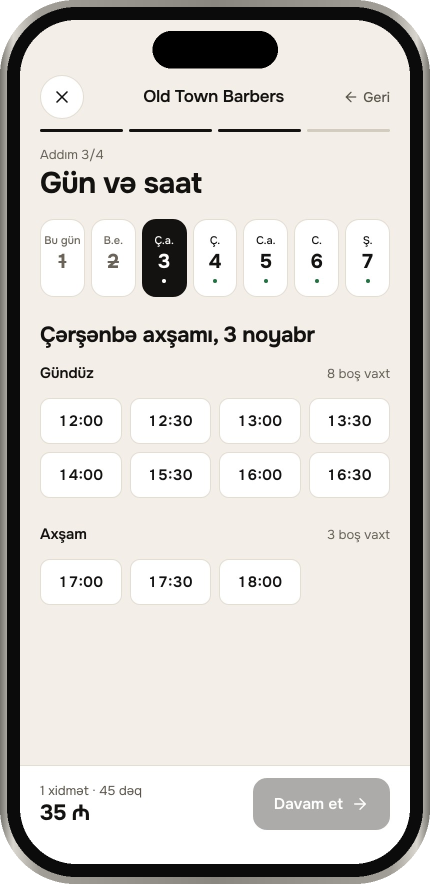
#> input picture deck/export/phones/book.png, 860 x 1768 px, given in place of _browse.jpg, which was not available (shown at 1/2 size)
$ python phones.py
#> lines starting #> are read from the running program, lines starting #| are printed output that depends on the picture; after the words box and inside, x2 and y2 are one past the last pixel; in counts of white or black regions, pixels touching at a corner belong together; pictures that were not available may be replaced by others from this repository, and a replacement may not be noted
"""Phone mockups (transparent PNG) of the app screens, for the PowerPoint.
python3 deck/scripts/phones.py  ->  deck/export/phones/<name>.png
"""
import pathlib, subprocess
from PIL import Image, ImageDraw

ROOT = pathlib.Path(__file__).resolve().parents[1]
OUT = ROOT / 'export' / 'phones'
OUT.mkdir(parents=True, exist_ok=True)
SCREENS = ROOT / 'public' / 'screens'
VIDEO = ROOT / 'public' / 'video'

def rounded(size, r):
    m = Image.new('L', size, 0)
    ImageDraw.Draw(m).rounded_rectangle([0, 0, size[0] - 1, size[1] - 1], r, fill=255)
    return m

def phone(screen: Image.Image, name: str):
#> called with name = 'rec-browse'
    sw, sh = 780, 1688
#> sw = 780; sh = 1688
    screen = screen.convert('RGB').resize((sw, sh))
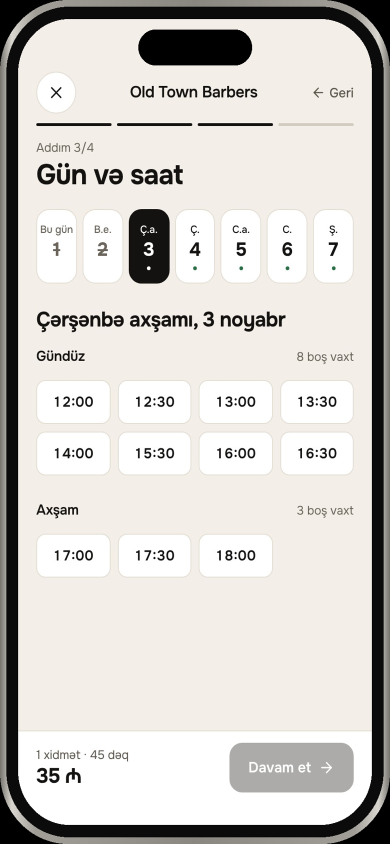
#> screen: PIL image 780x1688 RGB (shown at 1/2 size); mean R, G, B 207.9, 204.9, 201
    edge, bezel = 14, 26
    W, H = sw + 2 * (edge + bezel), sh + 2 * (edge + bezel)
#> W = 860; H = 1768
    img = Image.new('RGBA', (W, H), (0, 0, 0, 0))
#> img: PIL image 860x1768 RGBA; every value is 0
    # Titanium edge: a horizontal metallic gradient.
    metal = Image.new('RGBA', (W, H))
    stops = [(0, (119, 117, 111)), (0.03, (217, 214, 207)), (0.09, (161, 158, 151)), (0.5, (138, 135, 128)), (0.91, (161, 158, 151)), (0.97, (217, 214, 207)), (1, (119, 117, 111))]
    px = metal.load()
    for x in range(W):
        t = x / (W - 1)
        for (a, ca), (b, cb) in zip(stops, stops[1:]):
            if a <= t <= b:
                k = (t - a) / (b - a)
                c = tuple(round(ca[i] + (cb[i] - ca[i]) * k) for i in range(3))
                break
        for y in range(H):
            px[x, y] = (*c, 255)
#> this loop made 860 passes
#> t on passes 1 to 3: 0, 0.00116, 0.00233
    img.paste(metal, (0, 0), rounded((W, H), 150))
#> in rounded, `m = Image.new('L', size, 0)`: m: PIL image 860x1768 L; every value is 0
#> in rounded, `ImageDraw.Draw(m).rounded_rectangle([0, 0, size[0] - 1, size[1] - 1], ..`:
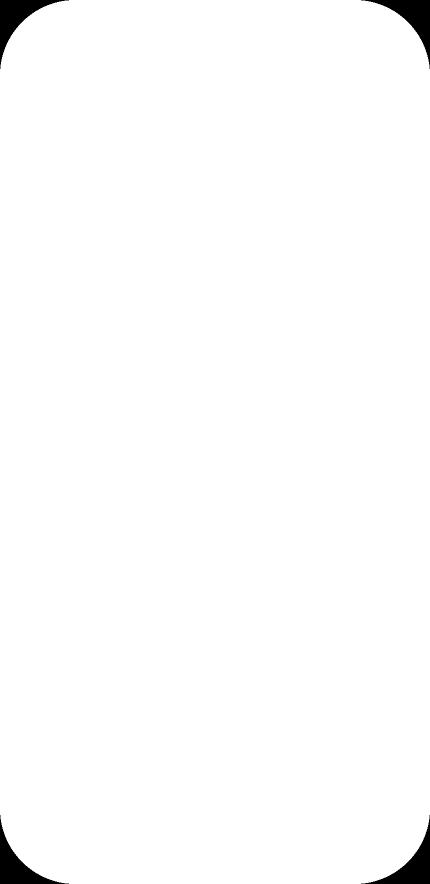
#> m: PIL image 860x1768 L (shown at 1/2 size); 98.7% white; 4 black regions, box (x1, y1, x2, y2) and area: (0, 0, 138, 138) 4868, (722, 0, 860, 138) 4868, (0, 1630, 138, 1768) 4868, (722, 1630, 860, 1768) 4868
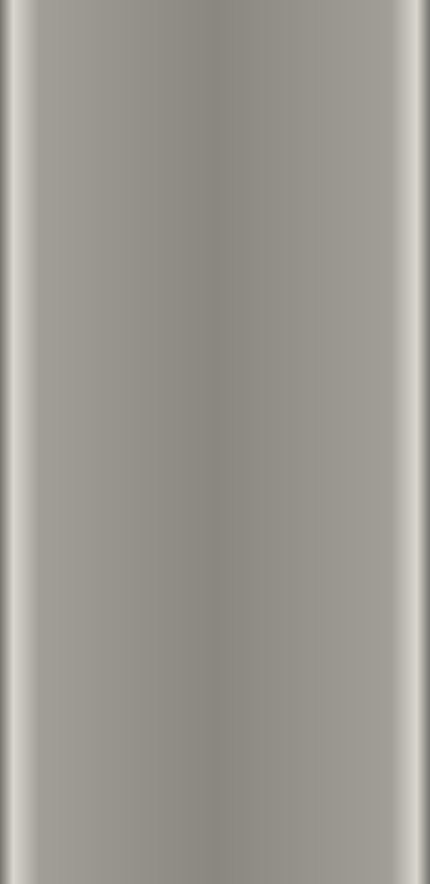
#> metal: PIL image 860x1768 RGBA (shown at 1/2 size); mean R, G, B, A 155.3, 152.3, 145.4, 255
    black = Image.new('RGBA', (W - 2 * edge, H - 2 * edge), (11, 11, 11, 255))
    img.paste(black, (edge, edge), rounded(black.size, 138))
#> in rounded (call 2), `m = Image.new('L', size, 0)`: m: PIL image 832x1740 L; every value is 0
#> in rounded (call 2), `ImageDraw.Draw(m).rounded_rectangle([0, 0, size[0] - 1, size[1] - 1], ..`: m: PIL image 832x1740 L; 98.9% white; 4 black regions, box (x1, y1, x2, y2) and area: (0, 0, 127, 127) 4129, (705, 0, 832, 127) 4129, (0, 1613, 127, 1740) 4129, (705, 1613, 832, 1740) 4129
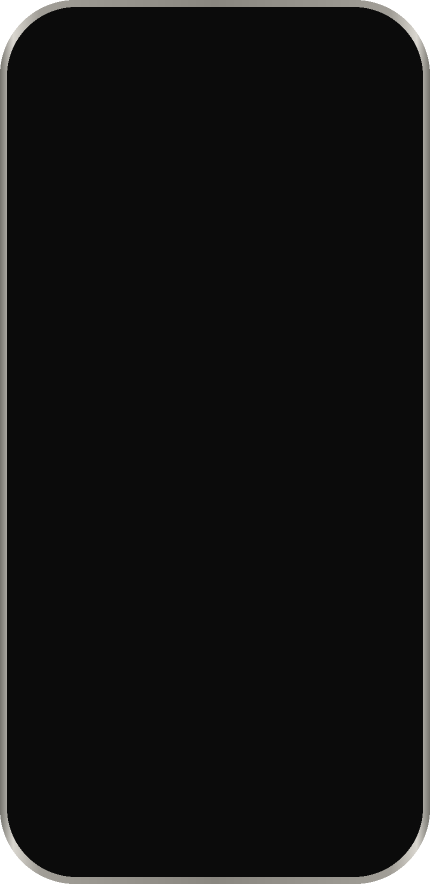
#> img: PIL image 860x1768 RGBA (shown at 1/2 size); mean R, G, B, A 17.2, 17.1, 16.8, 251.7; transparent parts drawn white
    img.paste(screen, (edge + bezel, edge + bezel), rounded((sw, sh), 112))
#> call 3 of rounded, with size = (780, 1688), r = 112
#> in rounded (call 3), `m = Image.new('L', size, 0)`: m: PIL image 780x1688 L; every value is 0
#> in rounded (call 3), `ImageDraw.Draw(m).rounded_rectangle([0, 0, size[0] - 1, size[1] - 1], ..`:
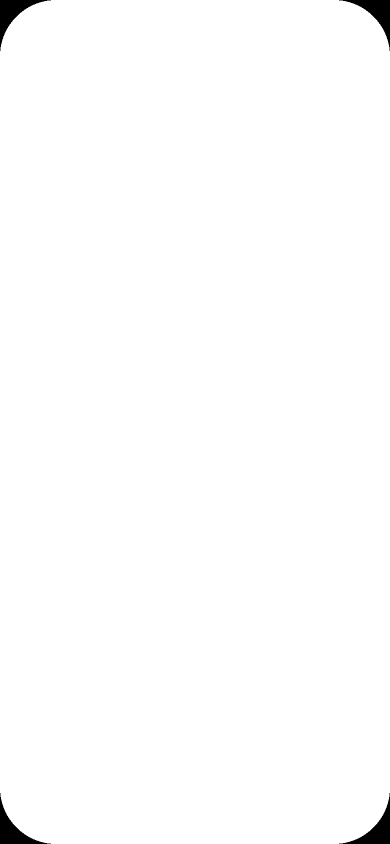
#> m: PIL image 780x1688 L (shown at 1/2 size); 99.2% white; 4 black regions, box (x1, y1, x2, y2) and area: (0, 0, 102, 102) 2725, (678, 0, 780, 102) 2725, (0, 1586, 102, 1688) 2725, (678, 1586, 780, 1688) 2725
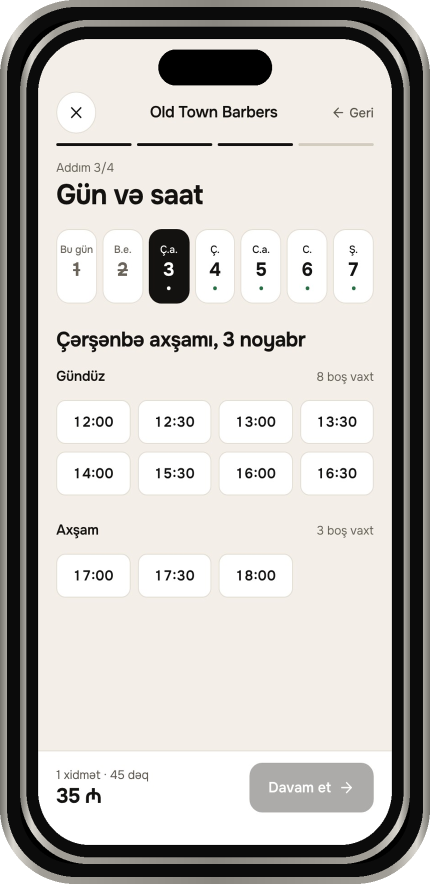
#> img: PIL image 860x1768 RGBA (shown at 1/2 size); mean R, G, B, A 187.9, 185.1, 181.4, 251.7; transparent parts drawn white
    d = ImageDraw.Draw(img)
    cx = W // 2
#> cx = 430
    d.rounded_rectangle([cx - 125, edge + bezel + 22, cx + 125, edge + bezel + 96], 37, fill=(0, 0, 0, 255))
    img.save(OUT / f'{name}.png', optimize=True)
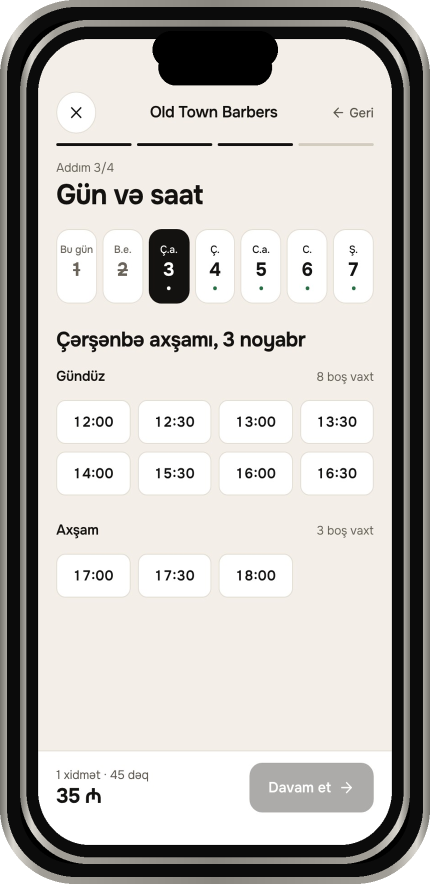
#> saved as rec-browse.png: PIL image 860x1768 RGBA (shown at 1/2 size); mean R, G, B, A 186.8, 184.1, 180.4, 251.7; transparent parts drawn white
    print(name, img.size)
#| rec-browse (860, 1768)

for f in sorted(SCREENS.glob('*.jpg')):
    phone(Image.open(f), f.stem)
# Stills from the screen recordings.
for name, t in [('browse', '0.3'), ('trial', '5.0')]:
    still = OUT / f'_{name}.jpg'
    subprocess.run(['npx', '--prefix', str(ROOT.parent / 'promo'), 'remotion', 'ffmpeg', '-y', '-ss', t, '-i', str(VIDEO / f'{name}.mp4'), '-frames:v', '1', str(still)], check=True, capture_output=True)
    phone(Image.open(still), f'rec-{name}')
    still.unlink()
#> pass 2 of the loop `for name, t in [('browse', '0.3'), ('trial', '5.0')]:`:
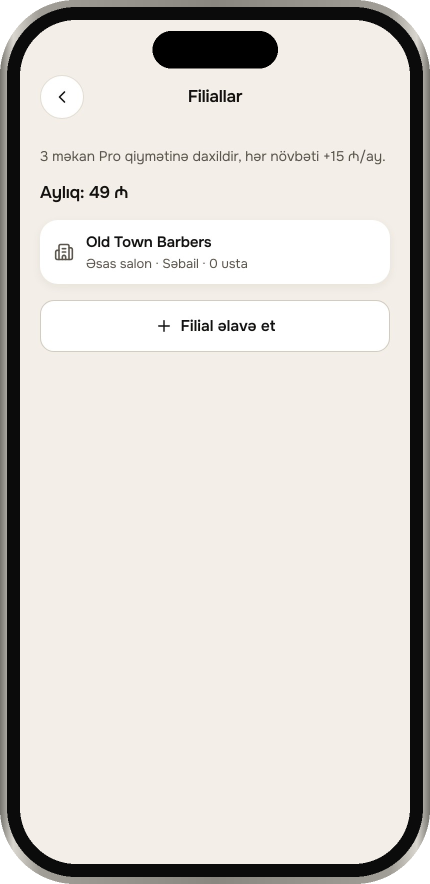
#> input picture deck/export/phones/branches.png, 860 x 1768 px, given in place of _trial.jpg, which was not available (shown at 1/2 size)
#> in phone (call 2), `screen = screen.convert('RGB').resize((sw, sh))`:
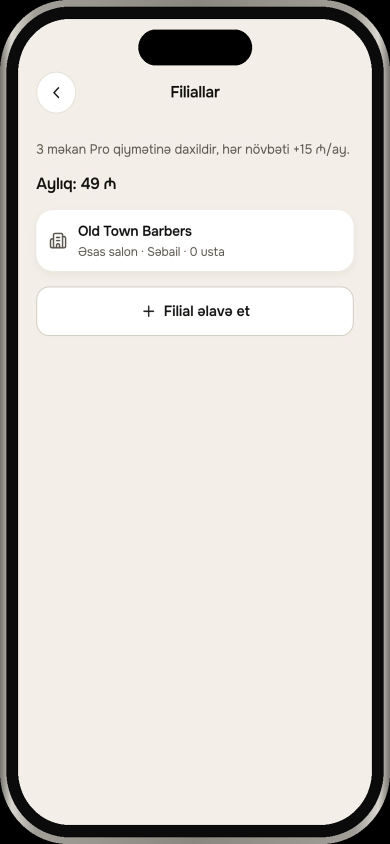
#> screen: PIL image 780x1688 RGB (shown at 1/2 size); mean R, G, B 213.2, 209.4, 204.6
#> the loop in phone (call 2), `for x in range(W):` made 860 passes
#> in phone (call 2), `img.save(OUT / f'{name}.png', optimize=True)`:
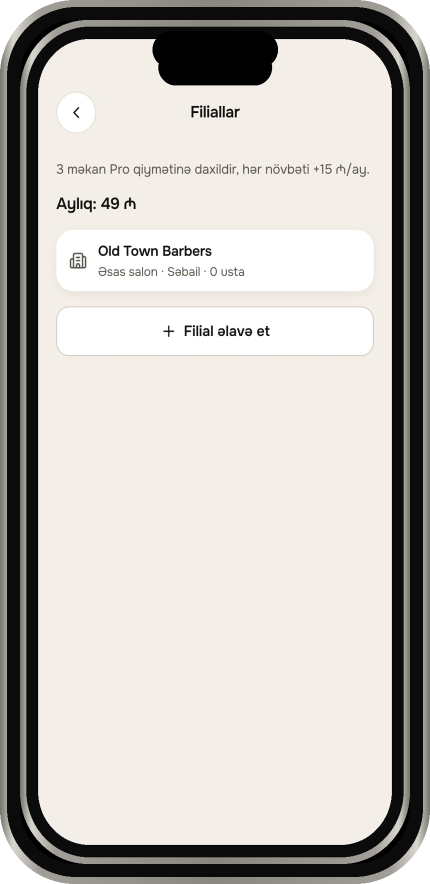
#> saved as rec-trial.png: PIL image 860x1768 RGBA (shown at 1/2 size); mean R, G, B, A 191.4, 188, 183.6, 251.7; transparent parts drawn white
#| rec-trial (860, 1768)
